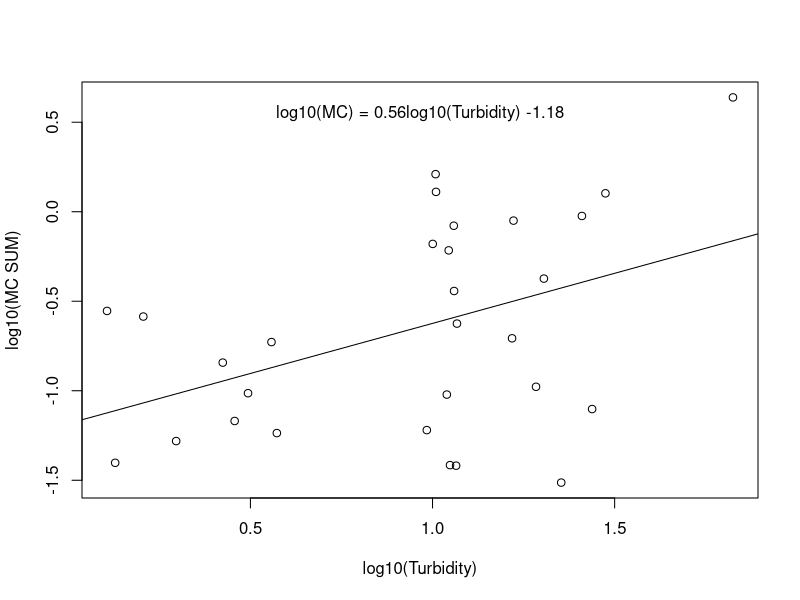
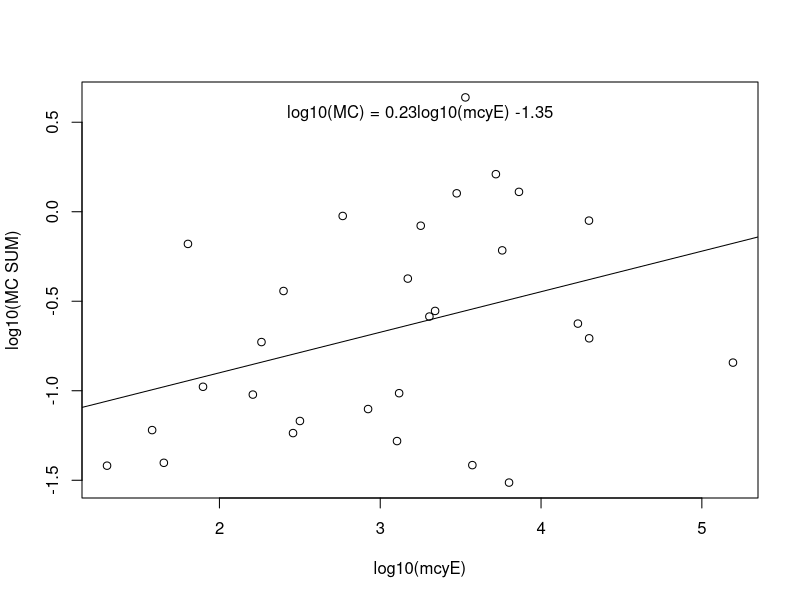
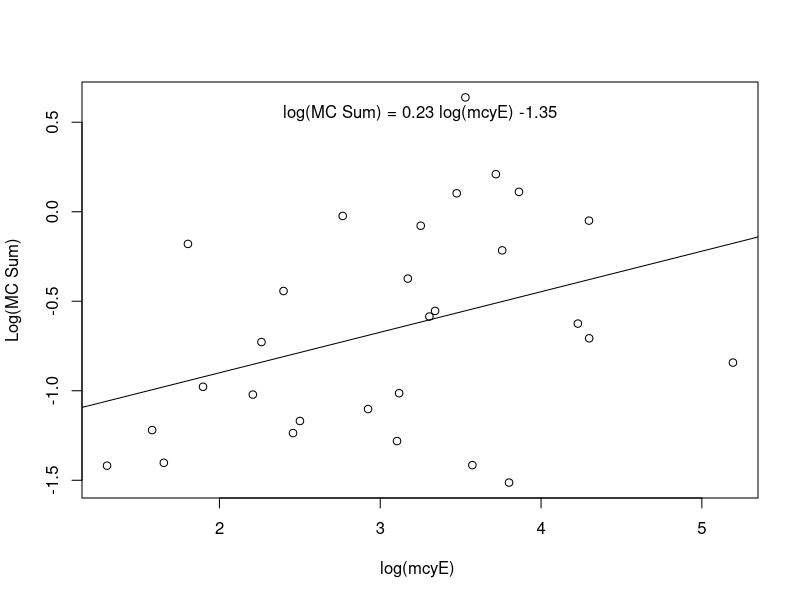
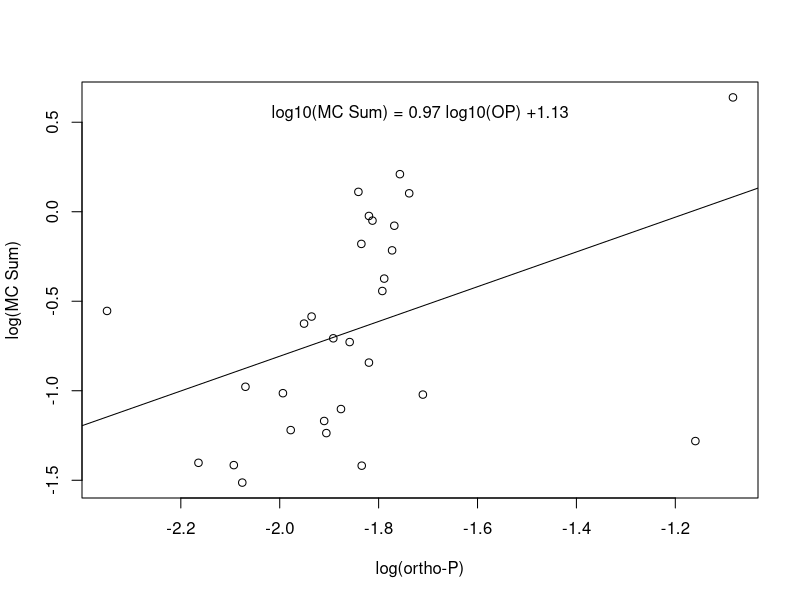

Reproduce these figures in R, in order. (Note: this script raises an error after producing the figures.)
## Import ##
MCSUMresponseAverage <- read.csv("MCSUMresponseAverage.csv", header = TRUE)
LOGTransformed <- read.csv("LOGTransformed.csv", header = TRUE)
UltimateFactor <- read.csv("UltimateFactor.csv", header = TRUE)

#### SUM~Turb graph

## Get coeffient
cf <- round(coef(lm(SUM~turb, data=MCSUMresponseAverage)), 2) 
## Get equation
eq <- paste0("log10(MC) = ", cf[2], 
             "log10(Turbidity) ", cf[1])
plot(MCSUMresponseAverage$SUM~MCSUMresponseAverage$turb, xlab="log10(Turbidity)", ylab = "log10(MC SUM)")
abline(lm(MCSUMresponseAverage$SUM~MCSUMresponseAverage$turb))
mtext(eq, 3, line=-2)
summary(lm(MCSUMresponseAverage$SUM~MCSUMresponseAverage$turb))



# SUM~mcye

## Get coeffient
cf <- round(coef(lm(SUM~MCYE, data=MCSUMresponseAverage)), 2) 
## Get equation
eq <- paste0("log10(MC) = ", cf[2], 
             "log10(mcyE) ", cf[1])
plot(MCSUMresponseAverage$SUM~MCSUMresponseAverage$MCYE, xlab="log10(mcyE)", ylab = "log10(MC SUM)")
abline(lm(MCSUMresponseAverage$SUM~MCSUMresponseAverage$MCYE))
mtext(eq, 3, line=-2)
summary(lm(MCSUMresponseAverage$SUM~MCSUMresponseAverage$MCYE))






#### SUM~MCYE

## Get coeffient
cf <- round(coef(lm(SUM~MCYE, data=MCSUMresponseAverage)), 2) 
## Get equation
eq <- paste0("log(MC Sum) = ", 
             abs(cf[2]), " log(mcyE) ", cf[1])
plot(MCSUMresponseAverage$SUM~MCSUMresponseAverage$MCYE, xlab="log(mcyE) ", ylab = "Log(MC Sum)")
abline(lm(MCSUMresponseAverage$SUM~MCSUMresponseAverage$MCYE))
mtext(eq, 3, line=-2)




#### SUM~OP
## Get coeffient
cf <- round(coef(lm(SUM~OP, data=MCSUMresponseAverage)), 2) 
## Get equation
eq <- paste0("log10(MC Sum) = ", 
             abs(cf[2]), " log10(OP) +", cf[1])
plot(MCSUMresponseAverage$SUM~MCSUMresponseAverage$OP, xlab="log(ortho-P)", ylab = "log(MC Sum)")
abline(lm(MCSUMresponseAverage$SUM~MCSUMresponseAverage$OP))
mtext(eq, 3, line=-2)

omitted <- MCSUMresponseAverage %>%
  slice(c(-25,-4,-26))

## Get coeffient
cf <- round(coef(lm(SUM~OP, data=omitted)), 2) 
## Get equation
eq <- paste0("log(MC Sum) = ", 
             abs(cf[2]), " log(ortho-P) +", cf[1])

plot(omitted$SUM~omitted$OP, 
     xlab="log(ortho-P)",
     ylab = "log(SUM)")
abline(lm(omitted$SUM~omitted$OP))
mtext(eq, 3, line=-2)


# Developed.eps




# Forest.eps
setEPS()
postscript(file="forest.eps")
#par(mfrow=c(1,2))
plot(MCSUMresponseAverage$X16SRNA~MCSUMresponseAverage$Forest, ylab = "log10(16s rRNA+45)", xlab = "% Forest Land-use")
abline(lm(X16SRNA~Forest, data=MCSUMresponseAverage))
#title("A", adj = 0)
#plot(MCSUMresponseAverage$SUM~MCSUMresponseAverage$MCYE, xlab = "log10(mcyE) gene copies", ylab = "log10(MC) ")
#abline(lm(SUM~MCYE, data=MCSUMresponseAverage))
#title("B", adj = 0)
dev.off()

### Agriculture.eps

require(lme4)
setEPS()
postscript(file="Agriculture.eps")
plot(MCSUMresponseAverage$X16SRNA~MCSUMresponseAverage$Agriculture, xlab = "Percentage of Agriculture Land-use", ylab = "Log10(16S rRNA)")
abline(lm(X16SRNA~Agriculture, data=MCSUMresponseAverage))
dev.off()



### plot2.eps

setEPS()
postscript(file="plot2.eps")
par(mfrow=c(1,2))
plot(MCSUMresponseAverage$SUM~MCSUMresponseAverage$turb, xlab = "log10(Turbidity)", ylab = "log10(MC)")
abline(lm(SUM~turb, data=MCSUMresponseAverage))
title("A", adj = 0)
plot(MCSUMresponseAverage$SUM~MCSUMresponseAverage$WtShArea, xlab = "log10(Watershed Area)" , ylab = " ")
abline(lm(SUM~WtShArea, data=MCSUMresponseAverage))
title("B", adj = 0)
dev.off()



### plot1.eps

setEPS()
postscript(file="plot1.eps", width = 8, height = 8)
par(mfrow=c(1,2))
plot(MCSUMresponseAverage$OP~MCSUMresponseAverage$turb, ylab = "log10(OP)", xlab = "log10(turb)")
abline(lm(OP~turb, data=MCSUMresponseAverage))
title("A", adj = 0)
plot(Omit$OP~Omit$turb, xlab = "log10(turb) ", ylab = "log10(OP)")
abline(lm(OP~turb, data=Omit))
title("B", adj = 0)
dev.off()

# Ommited outliers 4 and 26
Omit <- MCSUMresponseAverage %>% slice(c(-26,-4))

Model <- (lm(OP~turb, data=Omit))
summary(Model)
Anova(Model, test.statistics="F")

# residual.eps
Model3 <- lm(SUM ~ turb,
               data=MCSUMresponseAverage)

setEPS()
postscript(file="residual.eps")
plot(residuals(Model3)~MCSUMresponseAverage$WtShArea,
     xlab="log10(Watershed Area)",
     ylab="Residuals of log10(MC) ~ log10(turbidity)" )
abline(lm(residuals(Model3)~MCSUMresponseAverage$WtShArea))
dev.off()